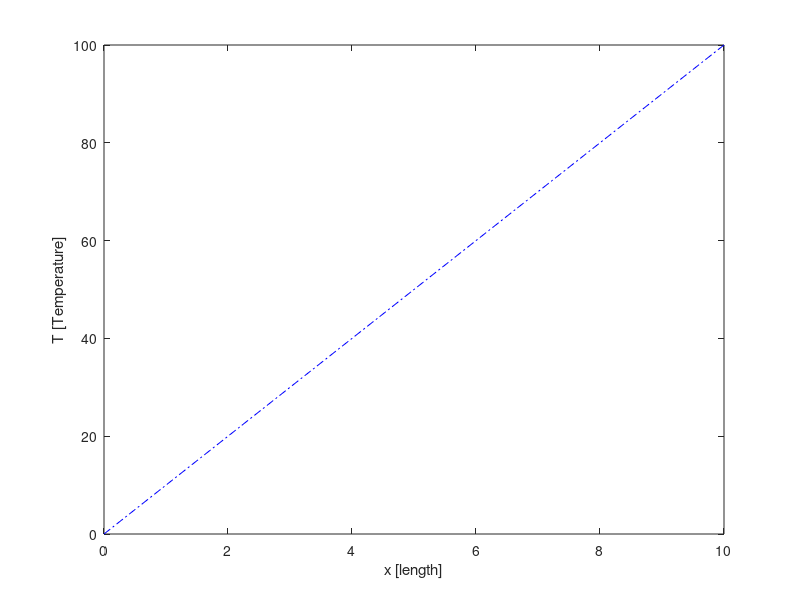

Write the MATLAB code that produced this figure.
clear all
close all
clc

% Number dx
N = 10;

% Spatial domain definition
L = 10;
x = linspace(0,L,N);

% Temperature array preallocation
T_old = zeros(1,N);
T_new = zeros(1,N);

% Defining relative error
error = 1;
% Defining a loop counter
counter = 0;

% Solving for interior temperatures
while error >= 1e-5
    % Bounday conditions
    T_old(1) = 0;
    T_new(end) = 100;
    
    for i = 2:N-1
        T_new(i) = (T_old(i+1) + T_old(i-1))/2;
    end
    % Calculating the relative error between iterations
    error = max(T_new - T_old);
    % Resetting our temperature
    T_old = T_new;
    % Updating our loop counter
    counter = counter + 1;
end

% Plotting
plot(x,T_new,'-.b')
xlabel('x [length]')
ylabel('T [Temperature]')